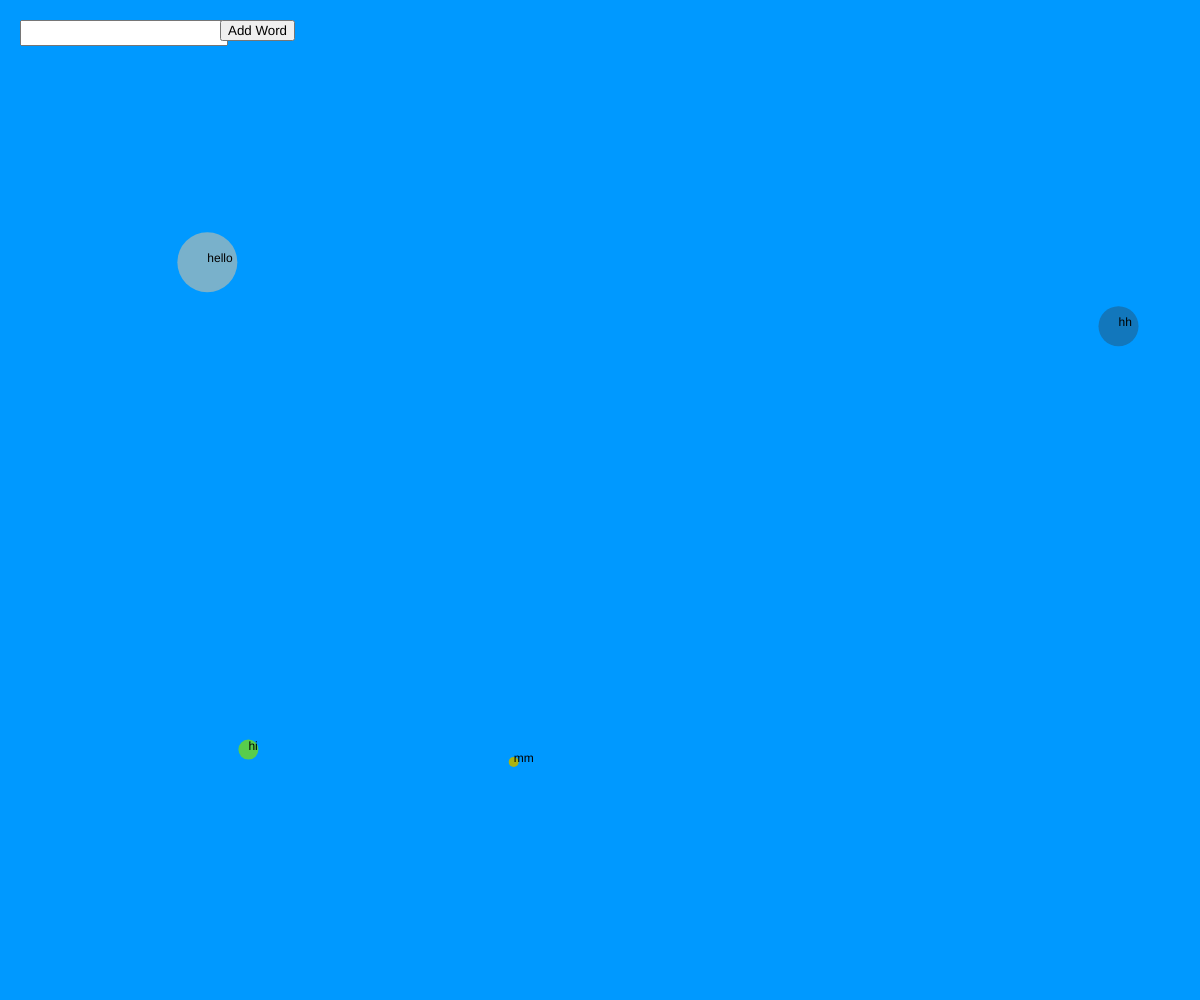
Frame 1 (no input)
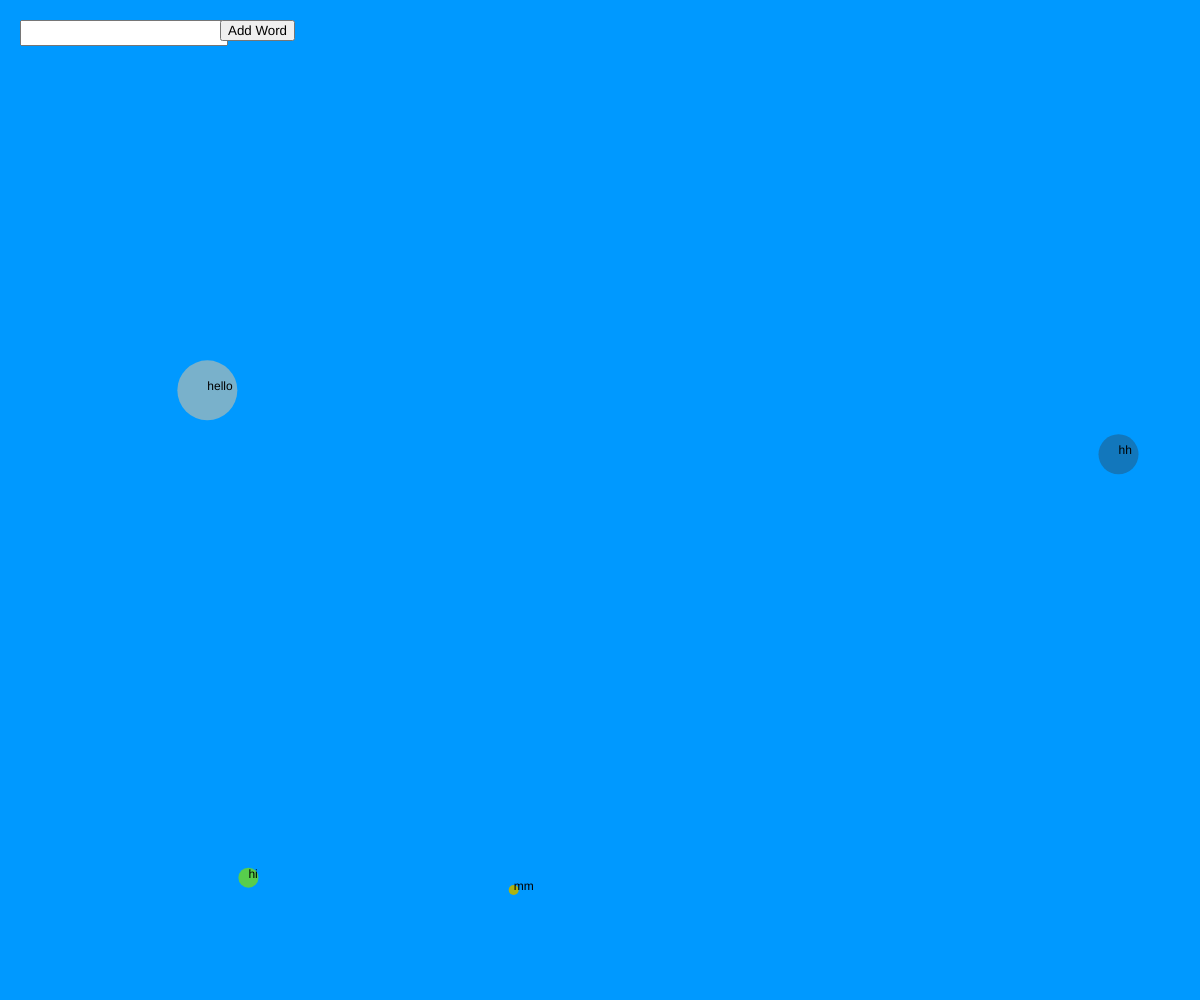
Frame 60 (no input)
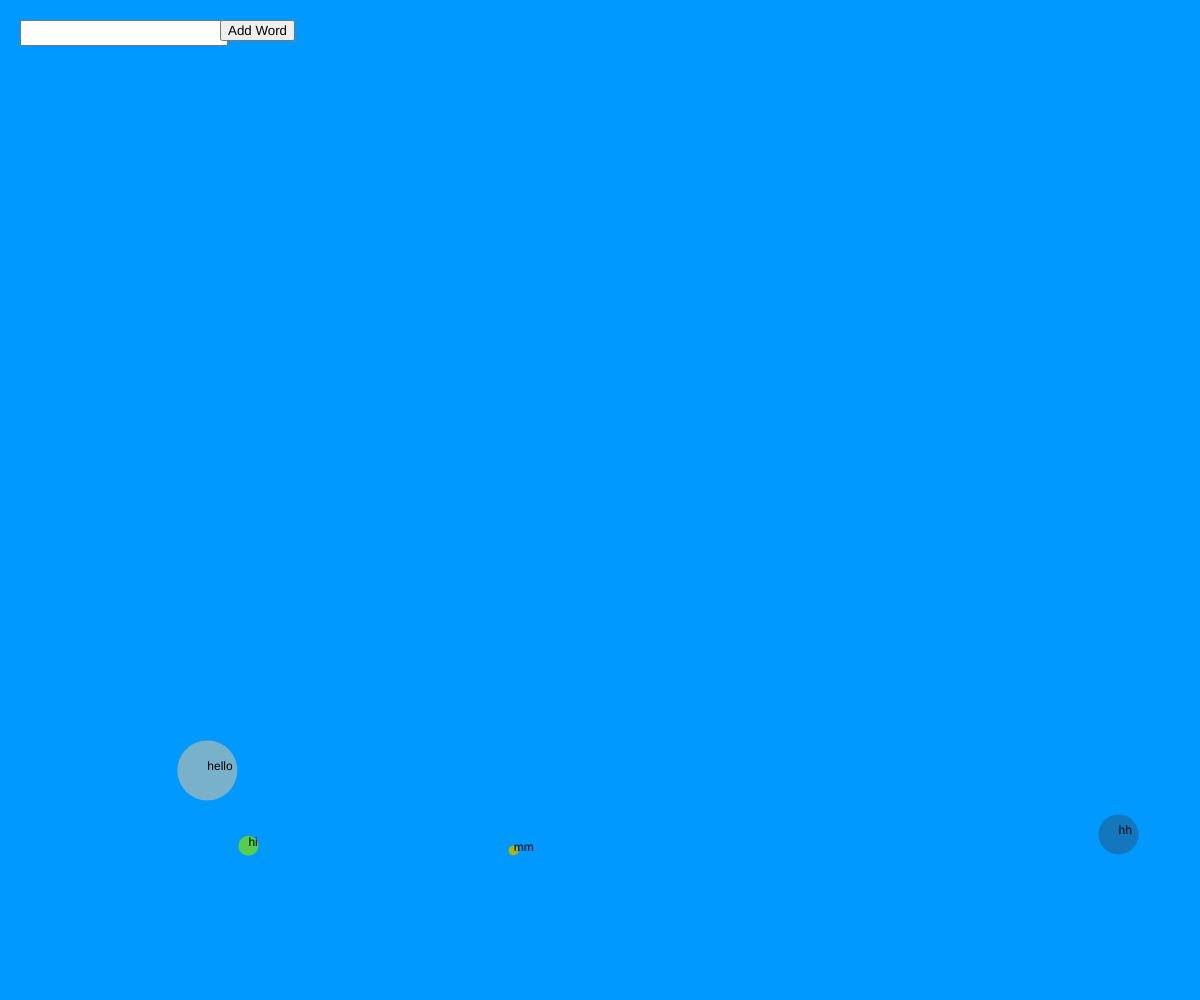
Frame 120 (the mouse pressed at the canvas centre since frame 60)

The p5.js sketch that drew these frames (run headless with seeded random() and noise() and a simulated clock; from frame 60 on, the mouse is pressed at the canvas centre):

// p5.js sketch
// ── sketch.js
let words = ['hi', 'hi', 'hello', 'hello', 'hello', 'hello', 'hello', 'hello', 'mm', 'hh', 'hh', 'hh', 'hh'];
// Create a list of censored words
const censoredWords = ['fuck', 'shit', 'ass', 'bitch'];

let wordMap = {};
let spring = 0.05;
let gravity = 0.07;
let friction = -0.9;
let bubbles = [];
let numBubbles = bubbles.length;

// define the bubble class
class Bubble {
  // create a bubble instance
  constructor(xin, yin, din, idin, oin, key) {
    this.x = xin;
    this.y = yin;
    this.vx = 0;
    this.vy = 0;
    this.diameter = din;
    this.id = idin;
    this.others = oin;
    this.word = key
    this.color = color(random(255), random(255), random(255));
  }
  
  // the collide function that make the bubbles bounce
  collide() {
    for (let i = 0; i < this.others.length; i++) {
      let dx = this.others[i].x - this.x;
      let dy = this.others[i].y - this.y;
      let distance = sqrt(dx * dx + dy * dy);
      let minDist = this.others[i].diameter / 2 + this.diameter / 2;
      if (distance < minDist) {
        //console.log("2");
        let angle = atan2(dy, dx);
        let targetX = this.x + cos(angle) * minDist;
        let targetY = this.y + sin(angle) * minDist;
        let ax = (targetX - this.others[i].x) * spring;
        let ay = (targetY - this.others[i].y) * spring;
        this.vx -= ax;
        this.vy -= ay;
        this.others[i].vx += ax;
        this.others[i].vy += ay;
      }

      // If the bubble overlap with the mouse send the bubble flying on mouse click
      if (mouseIsPressed) {
        let dx = this.x - mouseX;
        let dy = this.y - mouseY;
        let distance = sqrt(dx * dx + dy * dy);
        let minDist = this.diameter / 2;
        if (distance < minDist) {
          let angle = atan2(dy, dx);
          let targetX = this.x + cos(angle) * minDist;
          let targetY = this.y + sin(angle) * minDist;
          let ax = (targetX - this.x) * spring;
          let ay = (targetY - this.y) * spring;
          this.vx -= ax;
          this.vy -= ay;
        }
      }
    }

    // When mouse x y position overlap with bubbles turn the bubble a diff color

  }
  // have the bubbles move around
  move() {
    this.vy += gravity;
    this.x += this.vx;
    this.y += this.vy;
    if (this.x + this.diameter / 2 > width) {
      this.x = width - this.diameter / 2;
      this.vx *= friction;
    } else if (this.x - this.diameter / 2 < 0) {
      this.x = this.diameter / 2;
      this.vx *= friction;
    }
    if (this.y + this.diameter / 2 > height) {
      this.y = height - this.diameter / 2;
      this.vy *= friction;
    } else if (this.y - this.diameter / 2 < 0) {
      this.y = this.diameter / 2;
      this.vy *= friction;
    }
  }

  // Create a function to update this.diameter based off of the word frequency
  updateDiameter() {
    this.diameter = wordMap[this.word] * 10;
  }

  // display the bubble
  display() {
    // Color is white
    fill(this.color);
    ellipse(this.x, this.y, this.diameter, this.diameter);
    // Create text at x and y coordinate
    // Color text to be black
    fill(0);
    text(this.word, this.x, this.y);
    this.updateDiameter();
  }
}

// Function to initialize bubbles
function initBubbles() {
    fill(255, 204);
    // Create a bubble for each word
    for (let key in wordMap) {
      let word = key;
      let count = wordMap[key];
      // Create a random id
      let id = random(1, 100);
      let bubble = new Bubble(random(width), random(height), count * 10, id, bubbles, word);
      bubbles.push(bubble);
    }
  noStroke();
}

function inputBox() {
  // Create an input box at the top of the canvas
  let input = createInput();
  input.position(20, 20);
  input.size(200, 20);
  // Create a button to add the word to the array
  let button = createButton('Add Word');
  button.position(input.x + input.width, 20);
  button.mousePressed(() => {
    // Get the input value and strip it
    let word = input.value().toLowerCase().replace(/\s/g, '');
    // If the word exists in wordmap increment
    if (wordMap[word]) {
      wordMap[word]++;
    }
    // If the word doesn't exist in wordmap add it
    else {
      // If the word is in the censored list
      if (censoredWords.includes(word)) {
        // Make the word be "meow"
        word = 'meow';
      }
      wordMap[word] = 1;
      // Create a new bubble
      let bubble = new Bubble(random(width), random(height), wordMap[word] * 10, random(1, 100), bubbles, word);
      bubbles.push(bubble);
    }
  });
}

function setup() {
  createCanvas(windowWidth, windowHeight);
  // Calculate word frequency
  for (let i = 0; i < words.length; i++) {
    if (wordMap[words[i]]) {
      wordMap[words[i]]++;
    } else {
      wordMap[words[i]] = 1;
    }
  }
  // Initialize bubbles
  initBubbles();
  inputBox();


}

function draw() {
  // Make the background baby blue color
  background(0, 153, 255);
  // Calculate bubble map
  bubbles.forEach(bubble => {
    bubble.collide();
    bubble.move();
    bubble.display();
  });
}
